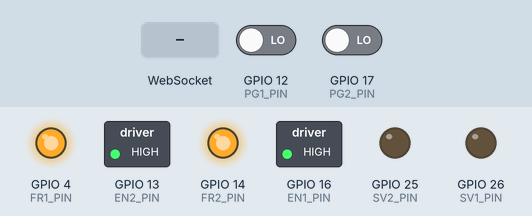
Bench run of a sketch on a simulated ESP32. Parts: switched loads named in the sketch (green lamp = pin HIGH), output pins drawn as LEDs (lit = HIGH). The inputs (shaded band) are chosen by the test bench; at power-on: GPIO 12 (PG1_PIN) LOW, GPIO 17 (PG2_PIN) LOW. What the sketch prints to the serial monitor is not drawn.

Above: at 1.2 s.
1.3 s: WebSocket text "GET /generate_204" received
2.8 s: WebSocket text "5" received
Timing chart, 0 to 5.8 s (numbered marks = the images above; inputs shaded):
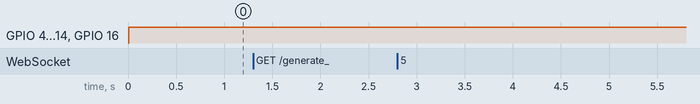

The sketch:

DriverWeb_v7.ino
```cpp
#include <WiFi.h>
#include <WiFiClient.h>
#include <WiFiAP.h>
#include <DNSServer.h>
#include <WebSocketsServer.h>
#include <ArduinoJson.h>
#include <Arduino.h>

// Définition des broches moteurs
#define PWM_CHANNEL_1 0
#define PWM_CHANNEL_2 1
#define PWM_FREQ 1000
#define PWM_RESOLUTION 8
#define SV1_PIN 26  // Signal vitesse moteur 1. D3
#define SV2_PIN 25  // Signal vitesse moteur 2. D2
#define FR1_PIN 4  // Sens moteur 1. D12
#define FR2_PIN 14  // Sens moteur 2. D6
#define EN1_PIN 16  // Activation moteur 1. D11
#define EN2_PIN 13  // Activation moteur 2. D7
#define PG1_PIN 12   // Retour vitesse moteur 1. D13
#define PG2_PIN 17   // Retour vitesse moteur 2. D10
#define NUM_POLE_PAIRS 2

// Nom et mot de passe du Wi-Fi
const char *ssid = "ESP32_BB8";
const char *password = "StarWars"; // Au moins 8 caractères obligatoires !

// Adresse IP du point d'accès
IPAddress apIP(192, 168, 4, 1);
IPAddress netMsk(255, 255, 255, 0);

// Serveur DNS
DNSServer dnsServer;

// Serveur HTTP et WebSocket
WiFiServer server(80);
WebSocketsServer webSocket(81);

// Variables moteurs et de contrôle
volatile unsigned long pulseCount1 = 0, pulseCount2 = 0;
unsigned long lastRPMTime = 0;
float rpm1 = 0, rpm2 = 0;
const unsigned long rpmInterval = 100;
int speedY = 0, speedX = 0;  // Ces variables seront mises à jour via WebSocket

// Page HTML simplifiée pour tester la connexion
const char *Accueil = R"rawliteral(
<!DOCTYPE html>
<html>
    <head>
        <meta charset="UTF-8">
        <meta name="viewport" content="width=device-width, initial-scale=1.0">
        <title>Accueil BB-8</title>
    </head>

    <body style="font-family: Arial;
    text-align: center;
    padding: 20px;
    width: 70%;
    height: 25%;

    position: absolute;
    top: 25%;
    left: 8%;

    border: 2px solid #ccc;
    border-radius: 10px;
    box-shadow: 4px 4px 10px rgba(0, 0, 0, 0.2);
    background-color: white;
    font-size: 16px;">
        <h1>Bienvenue sur le controleur BB8</h1>
        <a href="/Joystick" style="display: inline-block;
        padding: 10px 20px;
        background-color: #ff9900;
        color: white;
        text-decoration: none;
        border-radius: 5px;
        font-size: large;">Accéder au Joystick</a>
    </body>
</html>
)rawliteral";

const char *Joystick = R"rawliteral(
<!DOCTYPE html>
<html lang="fr">
  <head>
    <meta charset="UTF-8">
    <meta name="viewport" content="width=device-width, initial-scale=1.0">
    <title>Contrôle BB-8</title>
    <style>
      body {
        font-family: Arial, sans-serif;
        text-align: center;
        background-color: #1e1e1e;
        color: #fff;
        margin: 0;
        padding: 20px;
      }
      h1 {
        margin-bottom: 30px;
      }
      .controls {
        display: flex;
        justify-content: center;
        align-items: center;
        gap: 40px;
      }
      .joystick {
        display: flex;
        flex-direction: column;
        align-items: center;
        gap: 15px;
      }
      input[type=range] {
        writing-mode: bt-lr;
        appearance: slider-vertical;
        width: 60px;     /* élargi */
        height: 300px;   /* plus haut */
        touch-action: none; /* meilleure précision sur mobile */
      }
      .buttons {
        display: flex;
        flex-direction: column;
        gap: 20px;
      }
      button {
        padding: 15px 25px;
        font-size: 18px;
        background-color: #2ecc71;
        color: white;
        border: none;
        border-radius: 10px;
        cursor: pointer;
        transition: background-color 0.2s;
        user-select: none;
        -webkit-user-select: none;
        -webkit-touch-callout: none;
        touch-action: manipulation;
      }
      button:active {
        background-color: #27ae60;
      }
      svg {
        width: 100px;
        height: 100px;
        margin-top: 30px;
      }
      html, body {
        overflow: hidden;
        height: 100%;
        margin: 0;
        padding: 0;
      }
    </style>
  </head>
<body>
  <h1>Contrôle BB-8</h1>
  <div class="controls">
    <div class="buttons">
      <button
        id="leftButton"
        draggable="false"
        ontouchstart="startMove(-100, 0)"
        ontouchend="stopMove()"
        onmousedown="startMove(-100, 0)"
        onmouseup="stopMove()"
      >Gauche</button>

      <button
        id="rightButton"
        draggable="false"
        ontouchstart="startMove(100, 0)"
        ontouchend="stopMove()"
        onmousedown="startMove(100, 0)"
        onmouseup="stopMove()"
      >Droite</button>

    </div>
    <div class="joystick">
      <input id="ySlider" type="range" min="-100" max="100" value="0" oninput="updateY(this.value)" />
      <label>Avant / Arrière</label>
    </div>
  </div>

  <svg viewBox="0 0 100 100">
    <polygon id="arrow" points="50,10 60,30 50,25 40,30" fill="rgb(46, 204, 113)" />
  </svg>

  <script>
    let socket;
    let xValue = 0;
    let yValue = 0;
    let sendInterval;

    window.onload = () => {
      socket = new WebSocket("ws://" + location.hostname + ":81");
      socket.onopen = () => {
        console.log("WebSocket connecté !");
        sendInterval = setInterval(sendJoystickData, 100); // ENVOI RÉGULIER
      };
      socket.onerror = e => console.error("Erreur WebSocket:", e);

      // Empêche scroll lors du toucher des boutons
      const leftButton = document.getElementById("leftButton");
      const rightButton = document.getElementById("rightButton");
      [leftButton, rightButton].forEach(button => {
        button.addEventListener("touchstart", e => e.preventDefault(), { passive: false });
      });
      // Reset du joystick à 0 quand on relâche
      const ySlider = document.getElementById("ySlider");
      const resetJoystick = () => {
        ySlider.value = 0;
        updateY(0);
      };
      ySlider.addEventListener("mouseup", resetJoystick);
      ySlider.addEventListener("touchend", resetJoystick);
    };

    function updateY(val) {
      yValue = parseInt(val);
      sendJoystickData();
    }

    function startMove(x, y) {
      xValue = x;
      yValue = yValue; // garde la valeur actuelle
      sendJoystickData();
      if (sendInterval) clearInterval(sendInterval);{
        sendInterval = setInterval(sendJoystickData, 100);
      }
    }

    function stopMove() {
      xValue = 0;
      sendJoystickData();
      clearInterval(sendInterval);
    }

    function getSpeedColor(x, y) {
      const speed = Math.sqrt(x * x + y * y); // 0 à ~141
      const normalized = Math.min(speed / 141, 1);
      const r = Math.round(46 + normalized * (231 - 46));   // 46 → 231
      const g = Math.round(204 - normalized * (204 - 76));  // 204 → 76
      const b = Math.round(113 - normalized * (113 - 60));  // 113 → 60
      return `rgb(${r}, ${g}, ${b})`;
    }

    function sendJoystickData() {
      if (!socket || socket.readyState !== WebSocket.OPEN) return;
      const data = { x: xValue, y: yValue };
      socket.send(JSON.stringify(data));

      // Mise à jour flèche
      const angle = Math.atan2(-yValue, xValue) * (180 / Math.PI);
      document.getElementById("arrow").style.transform = `rotate(${angle}deg)`;

      // Mise à jour couleur
      const color = getSpeedColor(xValue, yValue);
      document.getElementById("arrow").setAttribute("fill", color);
    }
  </script>
</body>
</html>
)rawliteral";


// Prototypes des fonctions utilisées
void webSocketEvent(uint8_t num, WStype_t type, uint8_t *payload, size_t length);
void updateRPM();
void updateMotors();

// Gestion des interruptions pour le comptage des pulses
void IRAM_ATTR onPulse1() { pulseCount1++; }
void IRAM_ATTR onPulse2() { pulseCount2++; }

void setup() {
    Serial.begin(115200);
    Serial.println("\n Démarrage de l'ESP32...");

    // Forcer l'ESP32 en mode Point d'accès (AP)
    WiFi.mode(WIFI_AP);
    WiFi.softAPConfig(apIP, apIP, netMsk);

    // Démarrer le point d'accès Wi-Fi
    if (WiFi.softAP(ssid, password)) {
        Serial.println("Point d'accès activé !");
        Serial.print("SSID : ");
        Serial.println(ssid);
        Serial.print("Adresse IP : ");
        Serial.println(WiFi.softAPIP());
    } else {
        Serial.println("Échec de la création du point d'accès !");
        return;
    }

    // Démarrer le serveur DNS
    dnsServer.start(53, "*", apIP);

    // Démarrer le serveur Web et WebSocket
    server.begin();
    webSocket.begin();
    webSocket.onEvent(webSocketEvent);

    Serial.println("Serveur Web et WebSocket démarrés.");

    // Configuration des moteurs
    ledcSetup(PWM_CHANNEL_1, PWM_FREQ, PWM_RESOLUTION);
    ledcSetup(PWM_CHANNEL_2, PWM_FREQ, PWM_RESOLUTION);
    ledcAttachPin(SV1_PIN, PWM_CHANNEL_1);
    ledcAttachPin(SV2_PIN, PWM_CHANNEL_2);
    pinMode(FR1_PIN, OUTPUT);
    pinMode(FR2_PIN, OUTPUT);
    pinMode(EN1_PIN, OUTPUT);
    pinMode(EN2_PIN, OUTPUT);
    pinMode(PG1_PIN, INPUT);
    pinMode(PG2_PIN, INPUT);
    attachInterrupt(digitalPinToInterrupt(PG1_PIN), onPulse1, RISING);
    attachInterrupt(digitalPinToInterrupt(PG2_PIN), onPulse2, RISING);
}

void loop() {
    dnsServer.processNextRequest();
    webSocket.loop();
    updateRPM();
    updateMotors();

    WiFiClient client = server.available();
    if (client) {
        String request = "";
        while (client.connected()) {
            if (client.available()) {
                char c = client.read();
                request += c;
                if (c == '\n' && request.endsWith("\r\n\r\n")) {
                break;
                }
                if (c == '\n') {
                    if (request.indexOf("GET /generate_204") >= 0 ||
                        request.indexOf("GET /hotspot-detect.html") >= 0 ||
                        request.indexOf("GET /ncsi.txt") >= 0) {

                        client.println("HTTP/1.1 302 Found");
                        client.println("Location: http://192.168.4.1/");
                        client.println("Connection: close");
                        client.println();
                        client.stop();
                        return;
                    }

                    if (request.indexOf("GET /Joystick") >= 0) {
                        client.println("HTTP/1.1 200 OK");
                        client.println("Content-type:text/html");
                        client.println();
                        client.print(Joystick);
                    } else {
                        client.println("HTTP/1.1 200 OK");
                        client.println("Content-type:text/html");
                        client.println();
                        client.print(Accueil);
                    }
                    client.println();
                    break;
                }
            }
        }
        client.stop();
    }
}

void updateRPM() {
    unsigned long currentTime = millis();
    if (currentTime - lastRPMTime >= rpmInterval) {
        float dt = (currentTime - lastRPMTime) / 1000.0;
        noInterrupts();
        unsigned long pulses1 = pulseCount1;
        pulseCount1 = 0;
        interrupts();

        noInterrupts();
        unsigned long pulses2 = pulseCount2;
        pulseCount2 = 0;
        interrupts();

        rpm1 = (pulses1 / dt * 60.0) / (3.0 * NUM_POLE_PAIRS);
        rpm2 = (pulses2 / dt * 60.0) / (3.0 * NUM_POLE_PAIRS);
        // Optionnel : affichage du RPM pour debug
        // Serial.printf("M1: %.2f RPM | M2: %.2f RPM\n", rpm1, rpm2);
        lastRPMTime = currentTime;
        //Serial.printf("M1: %.2f RPM | M2: %.2f RPM\n", rpm1, rpm2);
    }
}

void updateMotors() {
    // Mise à jour de la direction et de la vitesse des moteurs
    // On suppose ici que speedY contrôle le moteur 1 et speedX le moteur 2.
    digitalWrite(FR1_PIN, speedY < 0 ? LOW : HIGH);
    digitalWrite(FR2_PIN, speedX < 0 ? LOW : HIGH);
    digitalWrite(EN1_PIN, speedY != 0 ? LOW : HIGH);
    digitalWrite(EN2_PIN, speedX != 0 ? LOW : HIGH);
    ledcWrite(PWM_CHANNEL_1, constrain(abs(speedY), 0, 255));
    ledcWrite(PWM_CHANNEL_2, constrain(abs(speedX), 0, 255));
}

// Gestion des messages WebSocket
void webSocketEvent(uint8_t num, WStype_t type, uint8_t *payload, size_t length) {
    if (type == WStype_TEXT) {
        StaticJsonDocument<128> doc;
        DeserializationError error = deserializeJson(doc, payload, length);

        if (!error) {
            int x = doc["x"];  // Contrôle direction (gauche/droite)
            int y = doc["y"];  // Contrôle vitesse (haut/bas)

            // Mapping des vitesses pour moteurs
            speedX = map(x, -100, 100, -255, 255);     // Moteur de rotation
            speedY = map(y, -100, 100, -51, 51);   // Moteur de déplacement

            Serial.printf("Reçu -> x: %d, y: %d\n", x, y);
            Serial.printf("PWM -> M1: %d | M2: %d\n", abs(speedY), abs(speedX));
        } else {
            Serial.println("Erreur de parsing JSON");
         }
    }
    else {
        Serial.printf("WebSocket non géré: %d\n", type);
  }
}
```

Measured:
- after the input at 1.3 s, every drawn part: stays the same
- after the input at 2.8 s, every drawn part: stays the same
